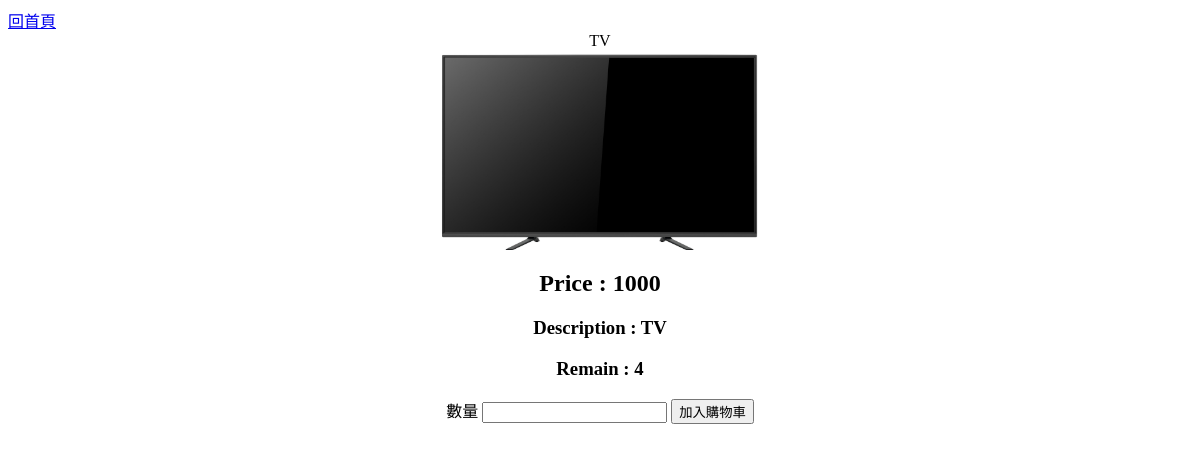
Before: /1/ with the older database file.
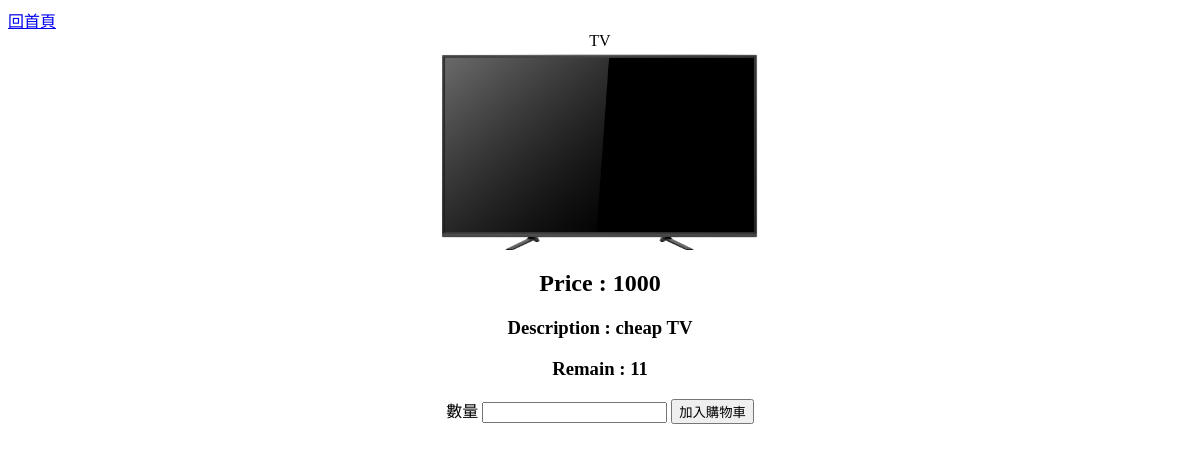
After: the same page with the newer database file.
### shop/models.py (models this page shows, shortened)
class Product(models.Model):
    product_name = models.CharField(max_length=50)
    product_description = models.CharField(max_length=200)
    product_price = models.IntegerField(default=0)
    product_image = models.ImageField(null=True, blank=True, upload_to='photos')
    remain_product = models.IntegerField(default=0)

### shop/views.py (the view, shortened to what this page needs)
# urls.py: url(r'^(?P<product_id>[0-9]+)/$',views.product_detail),
def product_detail(request, product_id):
    target = Product.objects.get(pk=product_id)
    return render(request, 'detail.html',{'product': target} )

### shop/templates/detail.html (shortened to what this page needs)
<head>
    <a href="/">回首頁</a>
</head>
<center>
    <head>{{ product.product_name }}</head><br>
    <img src="{{ product.product_image.url }}" height="200">
    <h2>Price : {{ product.product_price}}</h2>
    <h3>Description : {{ product.product_description}}</h3>
    <h3>Remain : {{ product.remain_product }}</h3>
    <form method="POST">
    <label for="book_count">數量</label>
    <input type="number" name="book_count" required>
    <button type="submit">加入購物車</button>
    </form>
</center>

Changed rows visible on the page:
changed Product "TV": product_description "TV" → "cheap TV"; remain_product "4" → "11"
